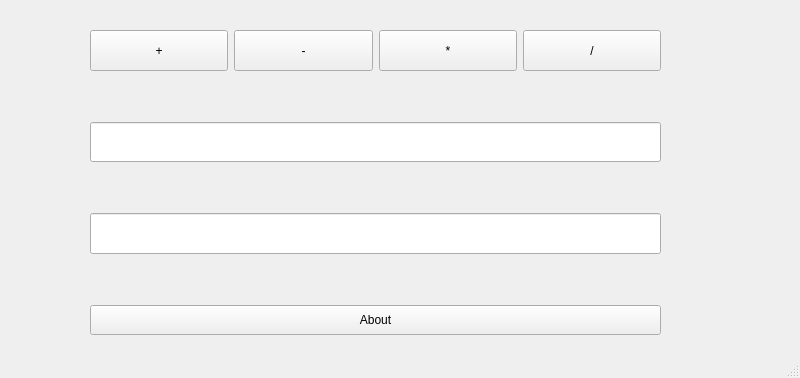
<?xml version="1.0" encoding="UTF-8"?>
<ui version="4.0">
 <class>MainWindow</class>
 <widget class="QMainWindow" name="MainWindow">
  <property name="geometry">
   <rect>
    <x>0</x>
    <y>0</y>
    <width>800</width>
    <height>378</height>
   </rect>
  </property>
  <property name="windowTitle">
   <string>MainWindow</string>
  </property>
  <widget class="QWidget" name="centralwidget">
   <widget class="QWidget" name="verticalLayoutWidget">
    <property name="geometry">
     <rect>
      <x>90</x>
      <y>30</y>
      <width>571</width>
      <height>305</height>
     </rect>
    </property>
    <layout class="QVBoxLayout" name="verticalLayout">
     <item>
      <layout class="QHBoxLayout" name="horizontalLayout">
       <item>
        <widget class="QPushButton" name="plusButton">
         <property name="sizePolicy">
          <sizepolicy hsizetype="Minimum" vsizetype="Preferred">
           <horstretch>0</horstretch>
           <verstretch>0</verstretch>
          </sizepolicy>
         </property>
         <property name="minimumSize">
          <size>
           <width>0</width>
           <height>30</height>
          </size>
         </property>
         <property name="text">
          <string>+</string>
         </property>
        </widget>
       </item>
       <item>
        <widget class="QPushButton" name="minusButton">
         <property name="sizePolicy">
          <sizepolicy hsizetype="Minimum" vsizetype="Preferred">
           <horstretch>0</horstretch>
           <verstretch>0</verstretch>
          </sizepolicy>
         </property>
         <property name="minimumSize">
          <size>
           <width>0</width>
           <height>30</height>
          </size>
         </property>
         <property name="text">
          <string>-</string>
         </property>
        </widget>
       </item>
       <item>
        <widget class="QPushButton" name="timesButton">
         <property name="sizePolicy">
          <sizepolicy hsizetype="Minimum" vsizetype="Preferred">
           <horstretch>0</horstretch>
           <verstretch>0</verstretch>
          </sizepolicy>
         </property>
         <property name="minimumSize">
          <size>
           <width>0</width>
           <height>30</height>
          </size>
         </property>
         <property name="text">
          <string>*</string>
         </property>
        </widget>
       </item>
       <item>
        <widget class="QPushButton" name="divideButton">
         <property name="sizePolicy">
          <sizepolicy hsizetype="Minimum" vsizetype="Preferred">
           <horstretch>0</horstretch>
           <verstretch>0</verstretch>
          </sizepolicy>
         </property>
         <property name="minimumSize">
          <size>
           <width>0</width>
           <height>30</height>
          </size>
         </property>
         <property name="text">
          <string>/</string>
         </property>
        </widget>
       </item>
      </layout>
     </item>
     <item>
      <spacer name="verticalSpacer_2">
       <property name="orientation">
        <enum>Qt::Vertical</enum>
       </property>
       <property name="sizeType">
        <enum>QSizePolicy::Minimum</enum>
       </property>
       <property name="sizeHint" stdset="0">
        <size>
         <width>20</width>
         <height>45</height>
        </size>
       </property>
      </spacer>
     </item>
     <item>
      <widget class="QLineEdit" name="argument1Input">
       <property name="sizePolicy">
        <sizepolicy hsizetype="Expanding" vsizetype="Preferred">
         <horstretch>0</horstretch>
         <verstretch>0</verstretch>
        </sizepolicy>
       </property>
       <property name="minimumSize">
        <size>
         <width>0</width>
         <height>35</height>
        </size>
       </property>
       <property name="font">
        <font>
         <family>Avenir Next</family>
         <pointsize>11</pointsize>
        </font>
       </property>
      </widget>
     </item>
     <item>
      <spacer name="verticalSpacer">
       <property name="orientation">
        <enum>Qt::Vertical</enum>
       </property>
       <property name="sizeType">
        <enum>QSizePolicy::Minimum</enum>
       </property>
       <property name="sizeHint" stdset="0">
        <size>
         <width>20</width>
         <height>45</height>
        </size>
       </property>
      </spacer>
     </item>
     <item>
      <widget class="QLineEdit" name="argument2Input">
       <property name="sizePolicy">
        <sizepolicy hsizetype="Expanding" vsizetype="Preferred">
         <horstretch>0</horstretch>
         <verstretch>0</verstretch>
        </sizepolicy>
       </property>
       <property name="minimumSize">
        <size>
         <width>0</width>
         <height>35</height>
        </size>
       </property>
      </widget>
     </item>
     <item>
      <spacer name="verticalSpacer_3">
       <property name="orientation">
        <enum>Qt::Vertical</enum>
       </property>
       <property name="sizeType">
        <enum>QSizePolicy::Minimum</enum>
       </property>
       <property name="sizeHint" stdset="0">
        <size>
         <width>20</width>
         <height>45</height>
        </size>
       </property>
      </spacer>
     </item>
     <item>
      <widget class="QPushButton" name="aboutButton">
       <property name="minimumSize">
        <size>
         <width>0</width>
         <height>30</height>
        </size>
       </property>
       <property name="text">
        <string>About</string>
       </property>
      </widget>
     </item>
    </layout>
   </widget>
  </widget>
  <widget class="QMenuBar" name="menubar">
   <property name="geometry">
    <rect>
     <x>0</x>
     <y>0</y>
     <width>800</width>
     <height>21</height>
    </rect>
   </property>
  </widget>
  <widget class="QStatusBar" name="statusbar"/>
 </widget>
 <resources/>
 <connections/>
</ui>
